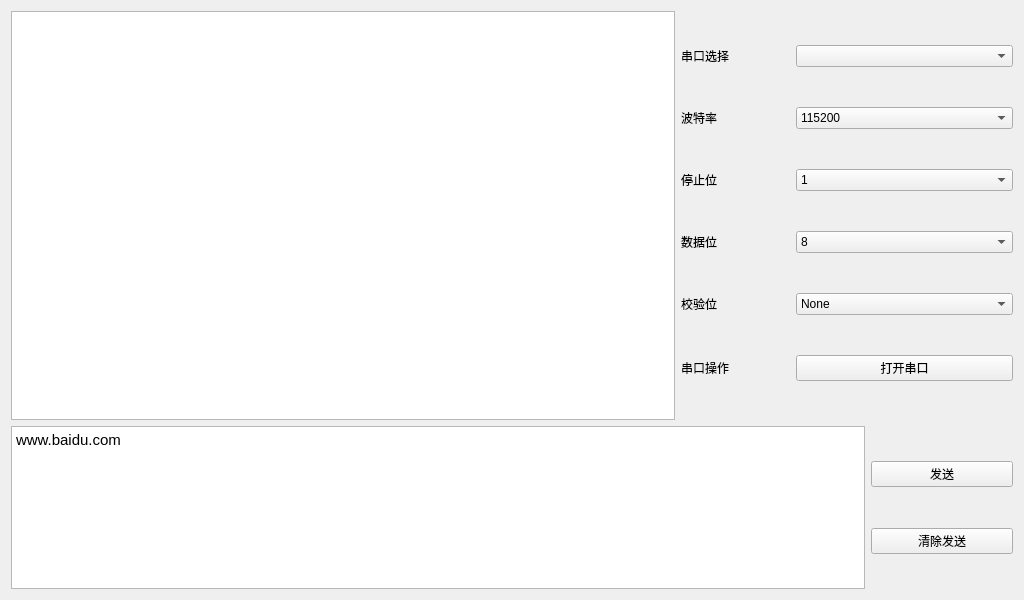
<?xml version="1.0" encoding="UTF-8"?>
<ui version="4.0">
 <class>Widget</class>
 <widget class="QWidget" name="Widget">
  <property name="geometry">
   <rect>
    <x>0</x>
    <y>0</y>
    <width>1024</width>
    <height>600</height>
   </rect>
  </property>
  <property name="windowTitle">
   <string>Widget</string>
  </property>
  <layout class="QVBoxLayout" name="verticalLayout_3" stretch="5,2">
   <item>
    <layout class="QHBoxLayout" name="horizontalLayout_8" stretch="4,2">
     <item>
      <widget class="QTextBrowser" name="textBrowser"/>
     </item>
     <item>
      <layout class="QVBoxLayout" name="verticalLayout">
       <item>
        <layout class="QHBoxLayout" name="horizontalLayout" stretch="1,2">
         <item>
          <widget class="QLabel" name="label">
           <property name="text">
            <string>串口选择</string>
           </property>
          </widget>
         </item>
         <item>
          <widget class="QComboBox" name="comboBox"/>
         </item>
        </layout>
       </item>
       <item>
        <layout class="QHBoxLayout" name="horizontalLayout_2" stretch="1,2">
         <item>
          <widget class="QLabel" name="label_2">
           <property name="text">
            <string>波特率</string>
           </property>
          </widget>
         </item>
         <item>
          <widget class="QComboBox" name="comboBox_2">
           <item>
            <property name="text">
             <string>115200</string>
            </property>
           </item>
           <item>
            <property name="text">
             <string>9600</string>
            </property>
           </item>
           <item>
            <property name="text">
             <string>4800</string>
            </property>
           </item>
           <item>
            <property name="text">
             <string>19200</string>
            </property>
           </item>
           <item>
            <property name="text">
             <string>38400</string>
            </property>
           </item>
           <item>
            <property name="text">
             <string>57600</string>
            </property>
           </item>
          </widget>
         </item>
        </layout>
       </item>
       <item>
        <layout class="QHBoxLayout" name="horizontalLayout_3" stretch="1,2">
         <item>
          <widget class="QLabel" name="label_3">
           <property name="text">
            <string>停止位</string>
           </property>
          </widget>
         </item>
         <item>
          <widget class="QComboBox" name="comboBox_3">
           <item>
            <property name="text">
             <string>1</string>
            </property>
           </item>
           <item>
            <property name="text">
             <string>2</string>
            </property>
           </item>
           <item>
            <property name="text">
             <string>3</string>
            </property>
           </item>
           <item>
            <property name="text">
             <string>-1</string>
            </property>
           </item>
          </widget>
         </item>
        </layout>
       </item>
       <item>
        <layout class="QHBoxLayout" name="horizontalLayout_4" stretch="1,2">
         <item>
          <widget class="QLabel" name="label_4">
           <property name="text">
            <string>数据位</string>
           </property>
          </widget>
         </item>
         <item>
          <widget class="QComboBox" name="comboBox_4">
           <item>
            <property name="text">
             <string>8</string>
            </property>
           </item>
           <item>
            <property name="text">
             <string>5</string>
            </property>
           </item>
           <item>
            <property name="text">
             <string>6</string>
            </property>
           </item>
           <item>
            <property name="text">
             <string>7</string>
            </property>
           </item>
          </widget>
         </item>
        </layout>
       </item>
       <item>
        <layout class="QHBoxLayout" name="horizontalLayout_5" stretch="1,2">
         <item>
          <widget class="QLabel" name="label_5">
           <property name="text">
            <string>校验位</string>
           </property>
          </widget>
         </item>
         <item>
          <widget class="QComboBox" name="comboBox_5">
           <item>
            <property name="text">
             <string>None</string>
            </property>
           </item>
           <item>
            <property name="text">
             <string>Even</string>
            </property>
           </item>
           <item>
            <property name="text">
             <string>Odd</string>
            </property>
           </item>
           <item>
            <property name="text">
             <string>Space</string>
            </property>
           </item>
           <item>
            <property name="text">
             <string>Mark</string>
            </property>
           </item>
          </widget>
         </item>
        </layout>
       </item>
       <item>
        <layout class="QHBoxLayout" name="horizontalLayout_6" stretch="1,2">
         <item>
          <widget class="QLabel" name="label_6">
           <property name="text">
            <string>串口操作</string>
           </property>
          </widget>
         </item>
         <item>
          <widget class="QPushButton" name="pushButton">
           <property name="text">
            <string>打开串口</string>
           </property>
           <property name="checkable">
            <bool>true</bool>
           </property>
          </widget>
         </item>
        </layout>
       </item>
      </layout>
     </item>
    </layout>
   </item>
   <item>
    <layout class="QHBoxLayout" name="horizontalLayout_7" stretch="6,1">
     <item>
      <widget class="QTextEdit" name="textEdit">
       <property name="html">
        <string>&lt;!DOCTYPE HTML PUBLIC &quot;-//W3C//DTD HTML 4.0//EN&quot; &quot;http://www.w3.org/TR/REC-html40/strict.dtd&quot;&gt;
&lt;html&gt;&lt;head&gt;&lt;meta name=&quot;qrichtext&quot; content=&quot;1&quot; /&gt;&lt;style type=&quot;text/css&quot;&gt;
p, li { white-space: pre-wrap; }
&lt;/style&gt;&lt;/head&gt;&lt;body style=&quot; font-family:'Ubuntu'; font-size:11pt; font-weight:400; font-style:normal;&quot;&gt;
&lt;p style=&quot; margin-top:0px; margin-bottom:0px; margin-left:0px; margin-right:0px; -qt-block-indent:0; text-indent:0px;&quot;&gt;www.baidu.com&lt;/p&gt;&lt;/body&gt;&lt;/html&gt;</string>
       </property>
      </widget>
     </item>
     <item>
      <layout class="QVBoxLayout" name="verticalLayout_2">
       <item>
        <widget class="QPushButton" name="pushButton_2">
         <property name="text">
          <string>发送</string>
         </property>
        </widget>
       </item>
       <item>
        <widget class="QPushButton" name="pushButton_3">
         <property name="text">
          <string>清除发送</string>
         </property>
        </widget>
       </item>
      </layout>
     </item>
    </layout>
   </item>
  </layout>
 </widget>
 <resources/>
 <connections/>
</ui>
